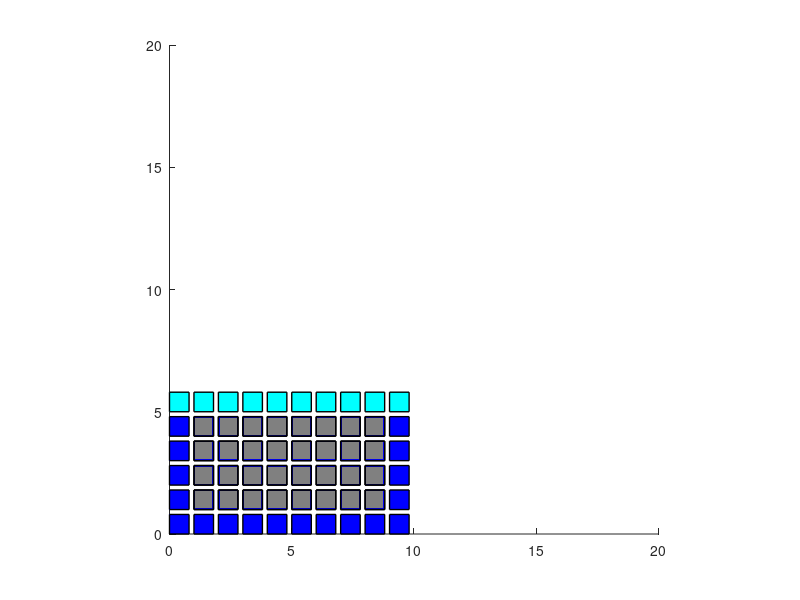

The MATLAB script that drew this image: (Note: this script raises an error after producing the figure.)
%% Draw Visualisation 
% draw a grid representation of the temperature distribution over time 

%% Draw the model 

% Define base colour (grey) 
cbase = [0.5 0.5 0.5];
% Define air colour 
cair = [0 1 1];
% Define water color
cwater = [0 0 1];

% create the plotting area, define limits, set aspect ratio 

figure
hold on 
xlim ([0 20])
ylim ([0 20])
pbaspect([1 1 1])

%% Define the corner points 
% for the world
mincorner = [0,0];
maxcorner = [5,9];

% for the metal block 
blockmincorner = [1,1];
blockmaxcorner = [4,8];

%% Draw all the lower blocks as water color rectangles 
for i = mincorner(1):maxcorner(1)-1 
   for j = mincorner(2):maxcorner(2)
        rectangle('Position',[j,i,0.8,0.8],'FaceColor',cwater,'EdgeColor','k','LineWidth',1)
   end
end

% Draw the row of air blocks
for i = 0:maxcorner(2)
    rectangle('Position',[i,5,0.8,0.8],'FaceColor',cair,'EdgeColor','k','LineWidth',1)
end

% Draw the metal block 
for i = blockmincorner(1):blockmaxcorner(1) 
   for j = blockmincorner(2):blockmaxcorner(2)
        rectangle('Position',[j,i,0.8,0.8],'FaceColor',cbase,'EdgeColor','k','LineWidth',1)
   end
end

%% we must associate each rectangle of the metal block with a node..
% (this a terrible hack) Define a nodal mapping matrix
nodalmapping = [7 8 8 9 9 8 8 7;
                4 5 5 6 6 5 5 4;
                4 5 5 6 6 5 5 4;
                1 2 2 3 3 2 2 1];
%% Define a color map 
cmap = cool(65);

%% 
% for each time in the temp history matrix 
for t=1:size(NodalTempHistory,2)
    % Update the drawing of the metal block 
    for i = blockmincorner(1):blockmaxcorner(1) 
       for j = blockmincorner(2):blockmaxcorner(2)
            rectangle('Position',[j,i,0.8,0.8],'FaceColor',getcolor(cmap,NodalTempHistory(nodalmapping(i,j),t)),'EdgeColor','k','LineWidth',1)
       end
    end
    pause(0.05);
end

